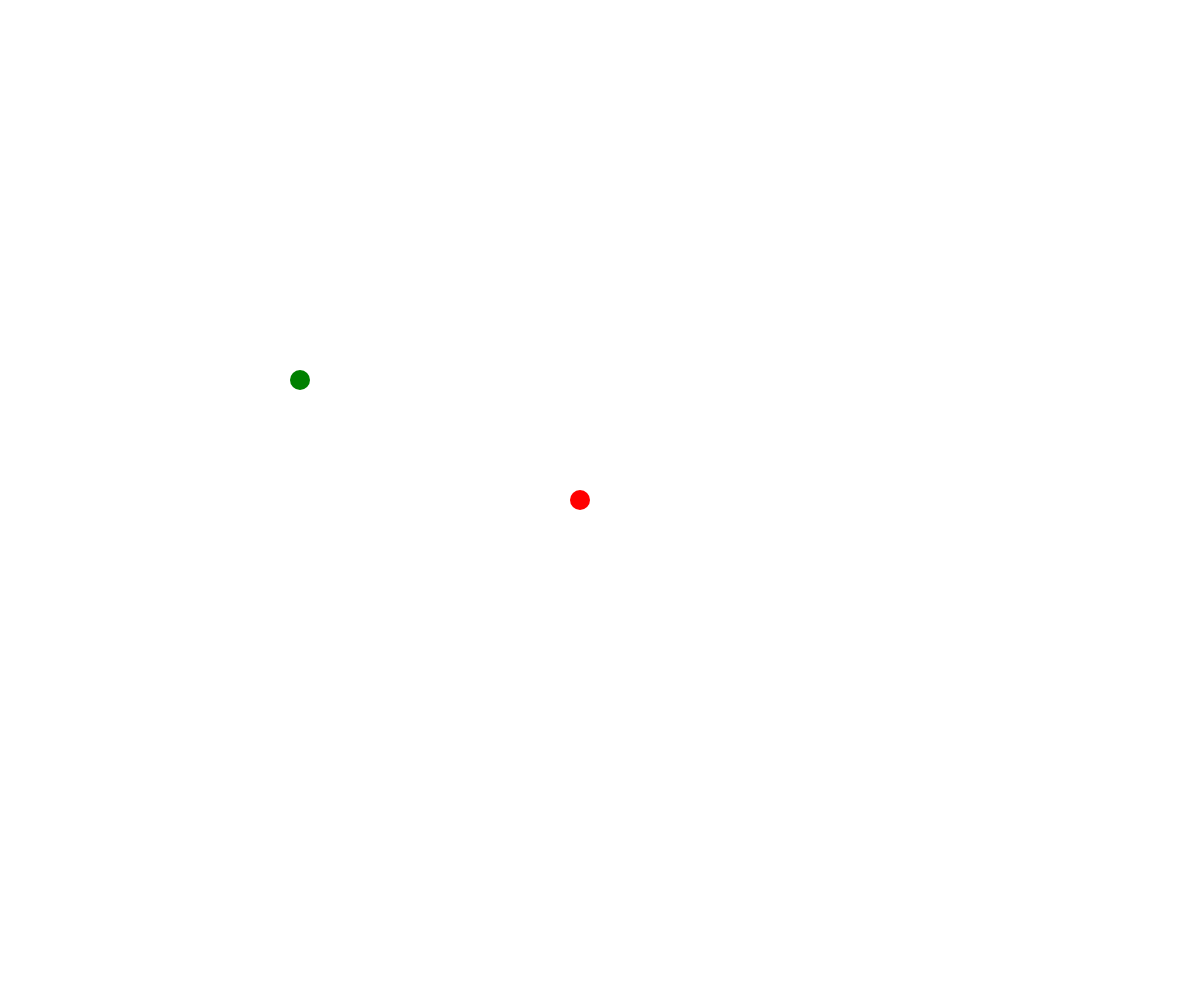
Frame 1 (no input)
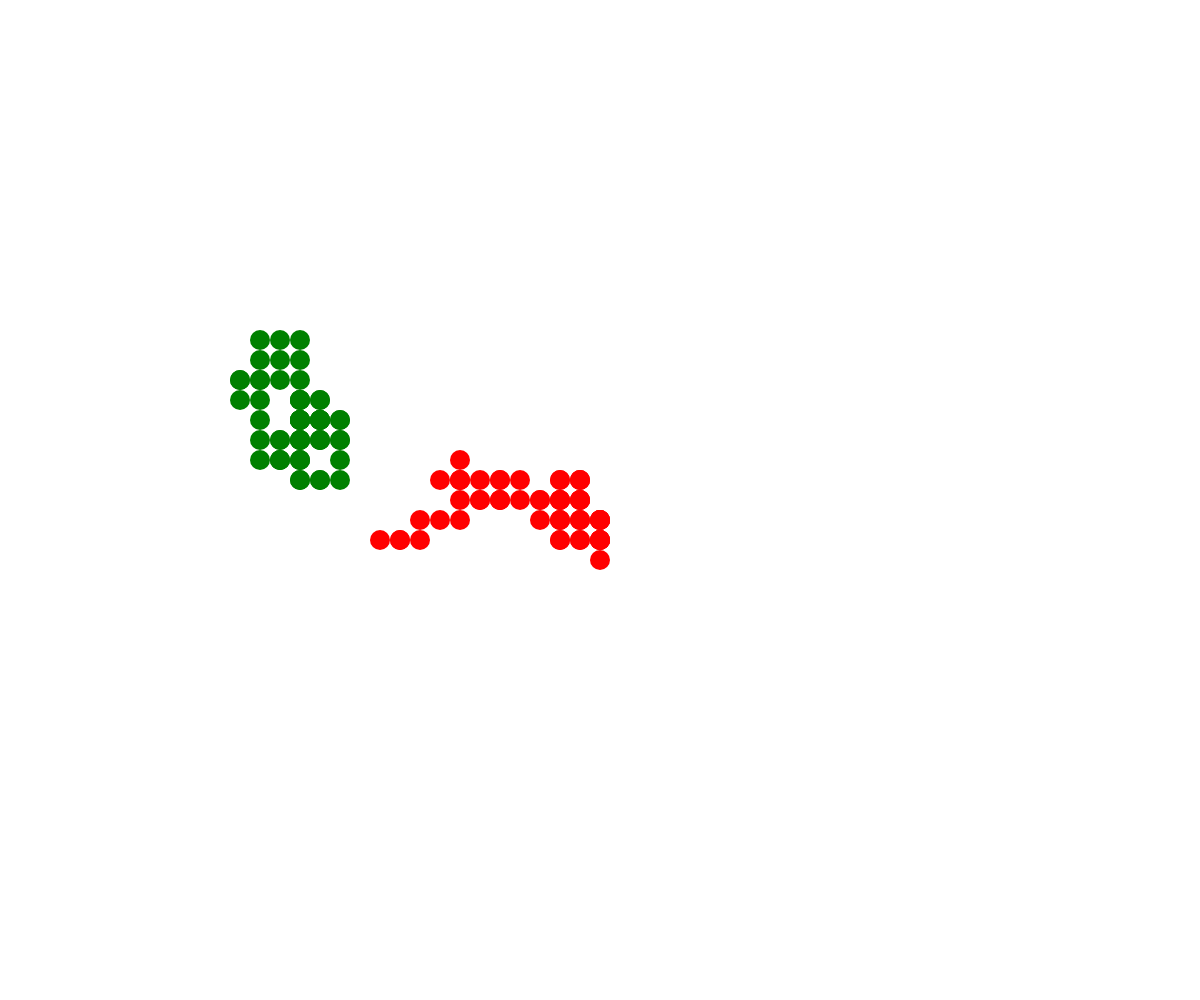
Frame 60 (no input)
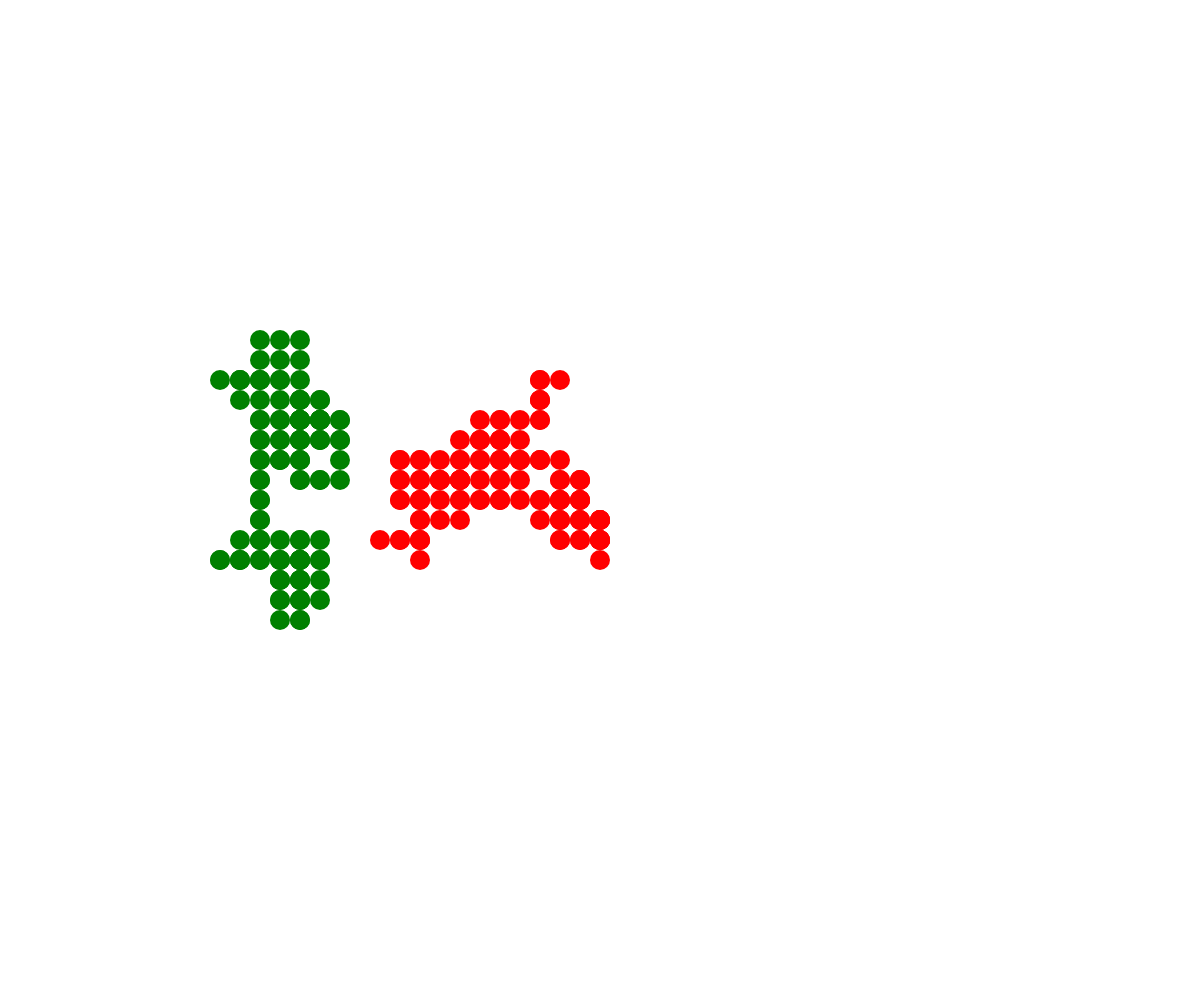
Frame 120 (the mouse pressed at the canvas centre since frame 60)

The p5.js sketch that drew these frames (run headless with seeded random() and noise() and a simulated clock; from frame 60 on, the mouse is pressed at the canvas centre):

// p5.js sketch
// ── sketch.js
// Walker OOP Demo

class Walker {
  constructor(x, y) {
    this.x = x;
    this.y = y;
    this.speed = 20;
    this.diameter = 20;
    this.color = "red";
  }

  display() {
    fill(this.color);
    circle(this.x, this.y, this.diameter);
  }
  move() {
    let choice = random(100);
    if (choice < 25) {
      //up
      this.y -= this.speed;
    }
    else if (choice < 50) {
      //down
      this.y += this.speed;
    }
    else if (choice < 75) {
      //left
      this.x -= this.speed;
    }
    else {
      //right
      this.x += this.speed;
    }
  }
}

let deans;

async function setup() {
  createCanvas(windowWidth, windowHeight);
  deans = new Walker(width/2, height/2);
  tyler = new Walker(300, 400);
  tyler.color = "green";
  noStroke();
}

function draw() {
  deans.move();
  tyler.move();
  deans.display();
  tyler.display();
}
